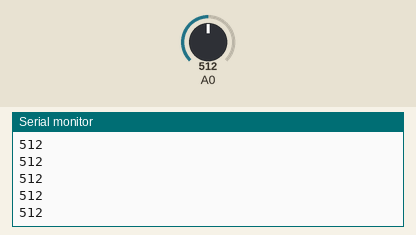
This sketch was run on a simulated Arduino Uno, built with avr-gcc and run on an emulated ATmega328P. On the bench: the last lines printed to the serial monitor. The inputs (shaded band) are chosen by the test bench; at power-on: A0 = 512.

Above: at 3.6 s.
3.7 s: A0 set to 390
At 4.4 s:
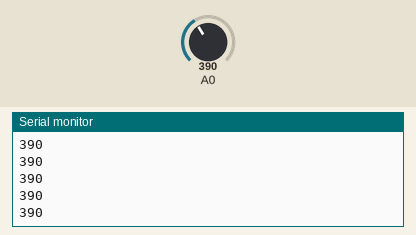
5.2 s: A0 set to 410
At 6.3 s:
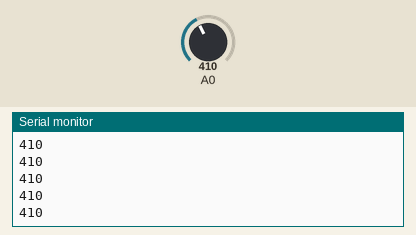
Timing chart, 0 to 8.2 s (numbered marks = the images above; inputs shaded):
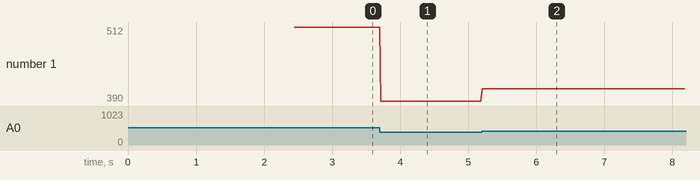

Measured:
- after the input at 3.7 s, the serial monitor: prints a new line at once (image 1)
- after the input at 5.2 s, the serial monitor: prints a new line at once (image 2)
- plotted number 1: 512 → 390 after the input at 3.7 s, 390 → 410 after the input at 5.2 s

The sketch:

reactive_led_2.ino
```cpp
 //NOTE:-ADJUST/SET BY POTENTIOMETER OF SOUND SENSOR IF LESS NUMBER OF PATTERN OBSERVE

#include <FastLED.h>

int r=152;
int g=0;
int b=20;

#define LED_PIN     5            //CONNECT DATA PIN OF PIXEL WITH 5 NUMBER PIN OF ARDUINO
#define NUM_LEDS    60           //CHANGE THE VALUE IF YOU WANT TO USE DIFFRENT NUMBER OF LED IN YOUR STRIP,HERE IN MY STRIP NUMBER OF LED IS 60 SO I SET IT 60.

CRGB leds[NUM_LEDS];
CRGB led[NUM_LEDS];
int s=0;

void setup() {

  FastLED.addLeds<WS2812, LED_PIN, GRB>(leds, NUM_LEDS);
  for (int i = 0; i <= NUM_LEDS; i++)
  {
     leds[i] = CRGB ( r,g,b);
     leds[NUM_LEDS-i] = CRGB (r,g,b );
     delay(40);
    FastLED.show();

    }
  Serial.begin(9600);
   pinMode(A0,INPUT);

}
void loop()
{
  s=analogRead(A0);
  Serial.println(s);
 // delay(50);

  if((s>=1000)&&(s<=1050))
  {
    leds[(NUM_LEDS/2)-1]=CRGB (0, 0, 0);
    leds[NUM_LEDS/2]=CRGB (0, 0, 0);
  }
  else if((s>=400)&&(s<=900))
  {
    leds[(NUM_LEDS/2)-1]=CRGB (153, 153, 0);
    leds[NUM_LEDS/2]=CRGB (153, 153, 0);
  }
  else if((s>=350)&&(s<=400))
   {
     leds[(NUM_LEDS/2)-1]=CRGB (255, 50, 255);
    leds[NUM_LEDS/2]=CRGB (255, 50, 255);
   }
   else if((s>=300)&&(s<=350))
  {
    leds[(NUM_LEDS/2)-1]=CRGB (10, 25, 217);
    leds[NUM_LEDS/2]=CRGB (10, 25, 217);
  }

    else if((s>=100)&&(s<=300))
   {
     leds[(NUM_LEDS/2)-1]=CRGB (50, 50, 150);
    leds[NUM_LEDS/2]=CRGB (50, 50, 150);
   }
   else if((s>=30)&&(s<=100))
   {
     leds[(NUM_LEDS/2)-1]=CRGB (255, 69, 0);
    leds[NUM_LEDS/2]=CRGB (255, 69, 0);
   }
  else if((s>=20)&&(s<=30))
   {
    // cyan color
     leds[(NUM_LEDS/2)-1]=CRGB (102, 255, 255);
    leds[NUM_LEDS/2]=CRGB (102, 255, 255);
   }
   else if((s>=10)&&(s<=20))
   {
    // gold color
     leds[(NUM_LEDS/2)-1]=CRGB (255, 128, 0);
    leds[NUM_LEDS/2]=CRGB (255 , 128,0);
   }
  else
  {
     leds[(NUM_LEDS/2)-1] = CRGB ( r,s-300,b);
     leds[NUM_LEDS/2] = CRGB ( r,s-200,b);

  }
    for (int i = 0; i <= ((NUM_LEDS/2)-2); i++)
  {
     leds[i] = leds[i+1];
     leds[NUM_LEDS-1-i] = leds[(NUM_LEDS)-i-2];


  }
 FastLED.show();
 delay(18);

}
```
